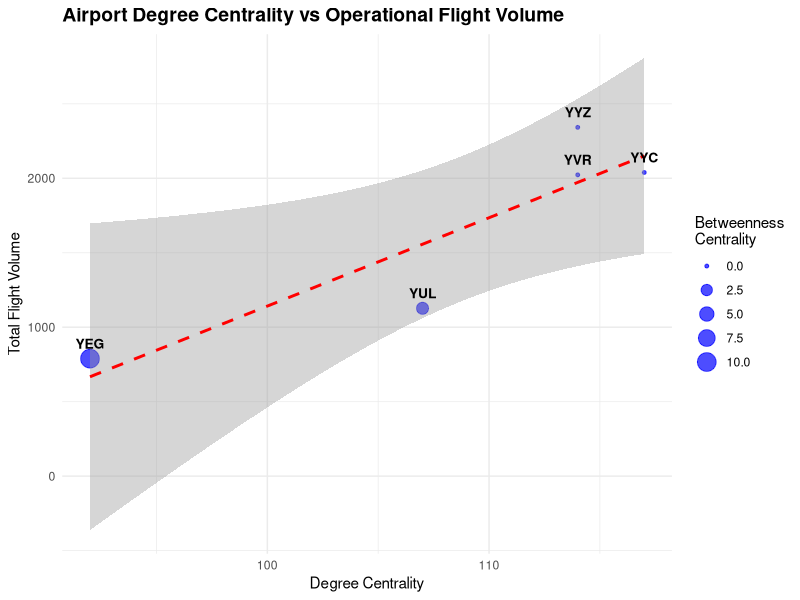
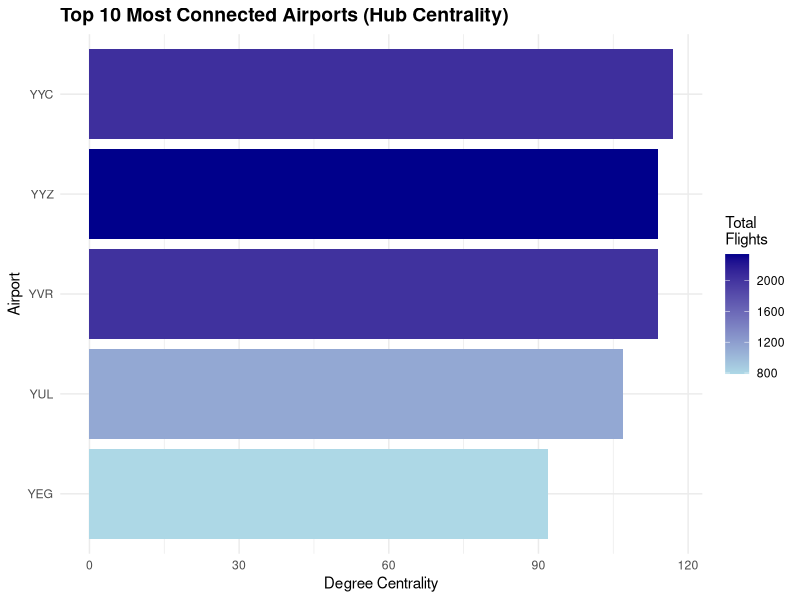
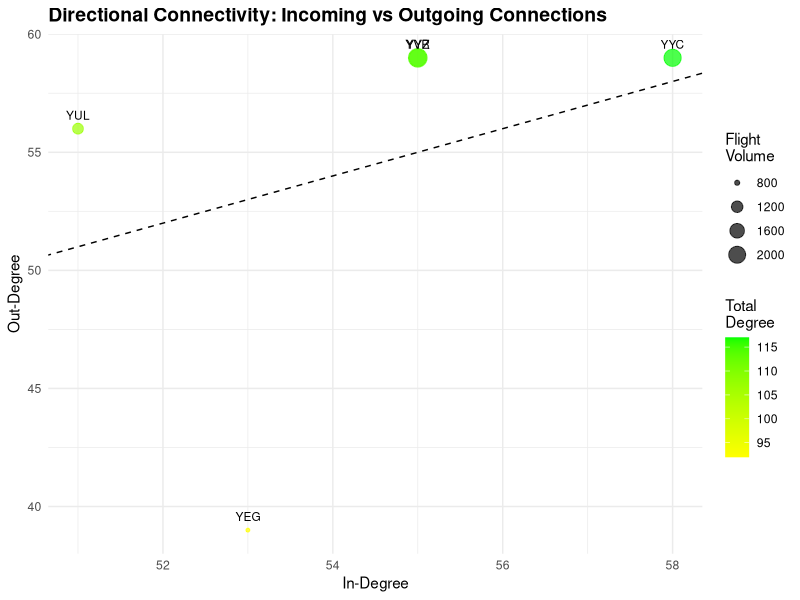
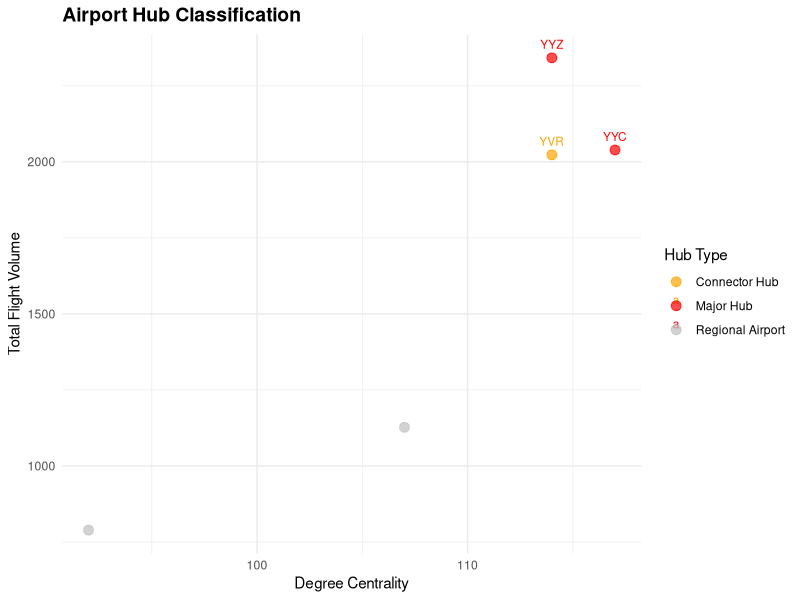

Generate these figures, in order, with R:
library(igraph)
library(tidyverse)
library(lubridate)

edges_daily <- read_csv("edges_daily.csv")
nodes <- read_csv("nodes.csv")
flights <- read_csv("flights.csv")

edges_daily <- edges_daily %>%
  mutate(
    month = month(date),
    day_of_week = wday(date, label = TRUE)
  )

flights <- flights %>%
  mutate(
    date = as.Date(dep_date),
    month = month(date),
    day_of_week = wday(date, label = TRUE)
  )

# QUESTION
# Hub Centrality and Operational Load: Which Canadian airports serve as the most central hubs in the network based on degree centrality, and how does their structural importance correlate with operational flight volume?

g_full <- graph_from_data_frame(
  edges_daily %>% select(dep_icao, arr_icao, flights),
  directed = TRUE,
  vertices = nodes %>% rename(name = icao)
)

E(g_full)$weight <- edges_daily$flights

# Centrality metrics for all airports
airport_centrality <- tibble(
  icao = V(g_full)$name,
  
  degree = degree(g_full, mode = "all"),           
  in_degree = degree(g_full, mode = "in"),         
  out_degree = degree(g_full, mode = "out"),       
  betweenness = betweenness(g_full, directed = TRUE), 
  closeness = closeness(g_full, mode = "all"),    
  strength = strength(g_full, mode = "all"),       
  eigenvector = eigen_centrality(g_full, directed = TRUE)$vector
)

# Total departure volume per airport
departure_load <- edges_daily %>%
  group_by(dep_icao) %>%
  summarise(
    outgoing_flights = sum(flights, na.rm = TRUE),
    n_destinations = n_distinct(arr_icao),
    avg_flights_per_dest = mean(flights, na.rm = TRUE),
    .groups = "drop"
  )

arrival_load <- edges_daily %>%
  group_by(arr_icao) %>%
  summarise(
    incoming_flights = sum(flights, na.rm = TRUE),
    n_origins = n_distinct(dep_icao),
    .groups = "drop"
  )

airport_analysis <- airport_centrality %>%
  left_join(nodes, by = c("icao" = "icao")) %>%
  left_join(departure_load, by = c("icao" = "dep_icao")) %>%
  left_join(arrival_load, by = c("icao" = "arr_icao")) %>%
  mutate(
    outgoing_flights = coalesce(outgoing_flights, 0),
    incoming_flights = coalesce(incoming_flights, 0),
    total_flights = outgoing_flights + incoming_flights,
    n_destinations = coalesce(n_destinations, 0),
    n_origins = coalesce(n_origins, 0)
  ) %>%
  arrange(desc(degree))

# Top airports by centrality
cat("\nTop 10 Airports by degree Centrality\n")
print(airport_analysis %>% 
      select(iata, city, degree, in_degree, out_degree, total_flights, betweenness) %>%
      head(10))

# Correlations between centrality and operational load
cat("\nCorrelation anaylsis\n")
cor_degree_volume <- cor(airport_analysis$degree, 
                         airport_analysis$total_flights, 
                         use = "complete.obs")
cat(sprintf("Degree Centrality vs Total Flights: %.3f\n", cor_degree_volume))

cor_betweenness_volume <- cor(airport_analysis$betweenness, 
                               airport_analysis$total_flights, 
                               use = "complete.obs")
cat(sprintf("Betweenness vs Total Flights: %.3f\n", cor_betweenness_volume))

cor_strength_volume <- cor(airport_analysis$strength, 
                           airport_analysis$total_flights, 
                           use = "complete.obs")
cat(sprintf("Weighted Degree vs Total Flights: %.3f\n", cor_strength_volume))

# Network summary statistics
cat("\nNetwork summary statistics\n")
cat(sprintf("Num of airports: %d\n", vcount(g_full)))
cat(sprintf("Num of routes: %d\n", ecount(g_full)))
cat(sprintf("Network density: %.4f\n", edge_density(g_full)))
cat(sprintf("Avg degree: %.2f\n", mean(degree(g_full, mode = "all"))))
cat(sprintf("Avg path length: %.2f\n", mean_distance(g_full, directed = TRUE)))
cat(sprintf("Clustering coefficient: %.4f\n", transitivity(g_full, type = "global")))

# Degree Centrality vs Total Flights
p1 <- ggplot(airport_analysis, aes(x = degree, y = total_flights)) +
  geom_point(aes(size = betweenness), color = "blue", alpha = 0.7) +
  geom_smooth(method = "lm", se = TRUE, color = "red", linetype = "dashed") +
  geom_text(data = airport_analysis %>% head(8), 
            aes(label = iata), vjust = -1, size = 3.5, fontface = "bold") +
  theme_minimal() +
  labs(
    title = "Airport Degree Centrality vs Operational Flight Volume",
    x = "Degree Centrality",
    y = "Total Flight Volume",
    size = "Betweenness\nCentrality"
  ) +
  theme(plot.title = element_text(face = "bold", size = 14))

print(p1)

cat("\nCorrelation analysis\n")
cor_degree_volume <- cor(airport_analysis$degree, 
                         airport_analysis$total_flights, 
                         use = "complete.obs")
cat(sprintf("Degree Centrality vs Total Flights: %.3f\n", cor_degree_volume))


# Top 10 Airports by Degree Centrality
p2 <- ggplot(airport_analysis %>% head(10), 
       aes(x = reorder(iata, degree), y = degree, fill = total_flights)) +
  geom_col() +
  coord_flip() +
  scale_fill_gradient(low = "lightblue", high = "darkblue", 
                      name = "Total\nFlights") +
  theme_minimal() +
  labs(
    title = "Top 10 Most Connected Airports (Hub Centrality)",
    x = "Airport",
    y = "Degree Centrality"
  ) +
  theme(plot.title = element_text(face = "bold", size = 14))

print(p2)

# In-Degree vs Out-Degree
p3 <- ggplot(airport_analysis, aes(x = in_degree, y = out_degree)) +
  geom_point(aes(size = total_flights, color = degree), alpha = 0.7) +
  geom_abline(slope = 1, intercept = 0, linetype = "dashed", color = "black") +
  geom_text(data = airport_analysis %>% head(8), 
            aes(label = iata), vjust = -1, size = 3) +
  scale_color_gradient(low = "yellow", high = "green", name = "Total\nDegree") +
  scale_size_continuous(name = "Flight\nVolume") +
  theme_minimal() +
  labs(
    title = "Directional Connectivity: Incoming vs Outgoing Connections",
    x = "In-Degree",
    y = "Out-Degree"
  ) +
  theme(plot.title = element_text(face = "bold", size = 14))

print(p3)

# Hub Classification
airport_analysis <- airport_analysis %>%
  mutate(
    hub_type = case_when(
      degree >= quantile(degree, 0.75) & total_flights >= quantile(total_flights, 0.75) ~ "Major Hub",
      degree >= quantile(degree, 0.75) & total_flights < quantile(total_flights, 0.75) ~ "Connector Hub",
      degree < quantile(degree, 0.75) & total_flights >= quantile(total_flights, 0.75) ~ "High Traffic Spoke",
      TRUE ~ "Regional Airport"
    )
  )

p4 <- ggplot(airport_analysis, aes(x = degree, y = total_flights, color = hub_type)) +
  geom_point(size = 3, alpha = 0.7) +
  geom_text(data = airport_analysis %>% filter(hub_type %in% c("Major Hub", "Connector Hub")), 
            aes(label = iata), vjust = -1, size = 3) +
  scale_color_manual(values = c("Major Hub" = "red", 
                                 "Connector Hub" = "orange",
                                 "High Traffic Spoke" = "blue",
                                 "Regional Airport" = "gray")) +
  theme_minimal() +
  labs(
    title = "Airport Hub Classification",
    x = "Degree Centrality",
    y = "Total Flight Volume",
    color = "Hub Type"
  ) +
  theme(plot.title = element_text(face = "bold", size = 14),
        legend.position = "right")

print(p4)

# Hub types
cat("\nSummary of hub types\n")
hub_summary <- airport_analysis %>%
  group_by(hub_type) %>%
  summarise(
    n_airports = n(),
    avg_degree = mean(degree),
    avg_flights = mean(total_flights),
    total_system_flights = sum(total_flights)
  ) %>%
  arrange(desc(avg_degree))

print(hub_summary)

# Linear regression
cat("\nLinear regression: Degree Centrality predicting Flight Volume\n")
lm_model <- lm(total_flights ~ degree + betweenness, data = airport_analysis)
print(summary(lm_model))
